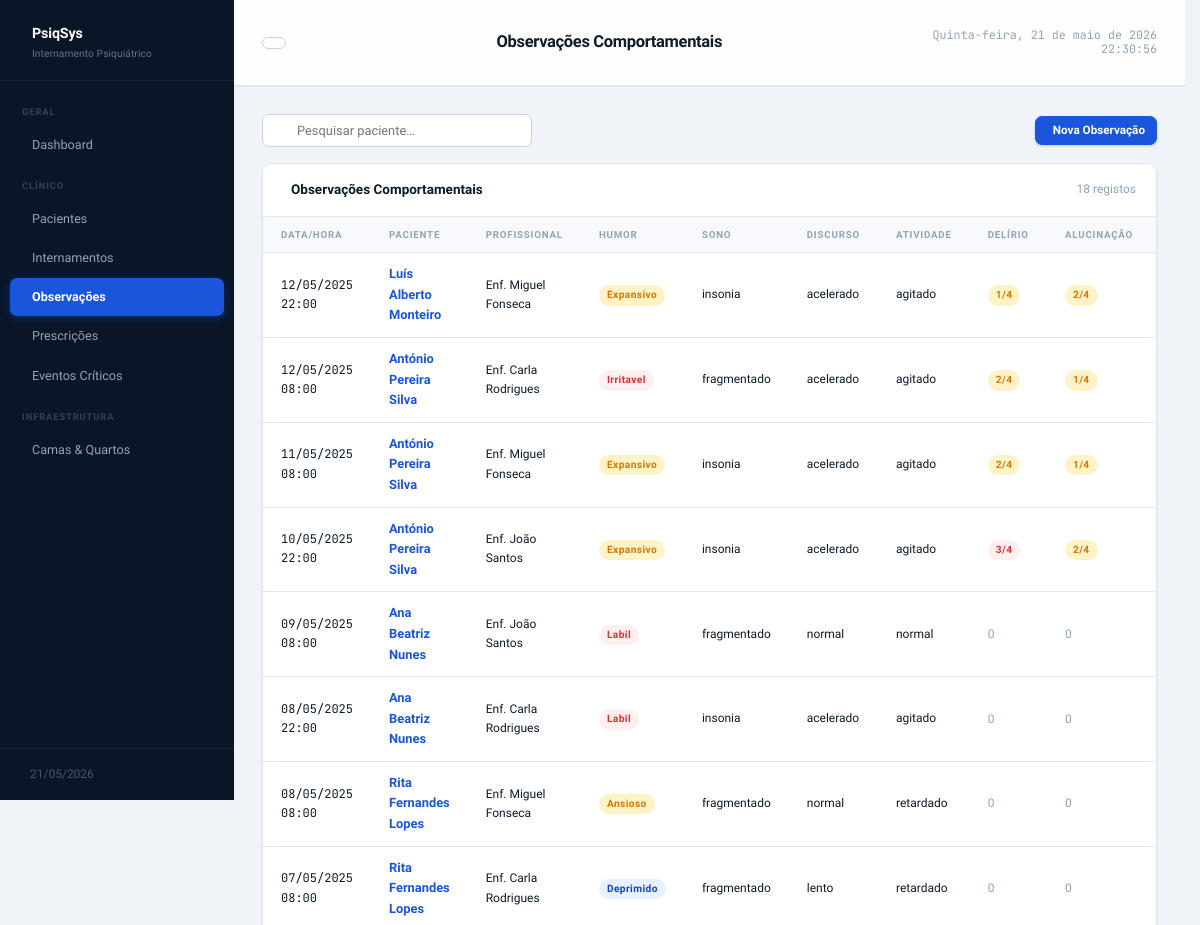
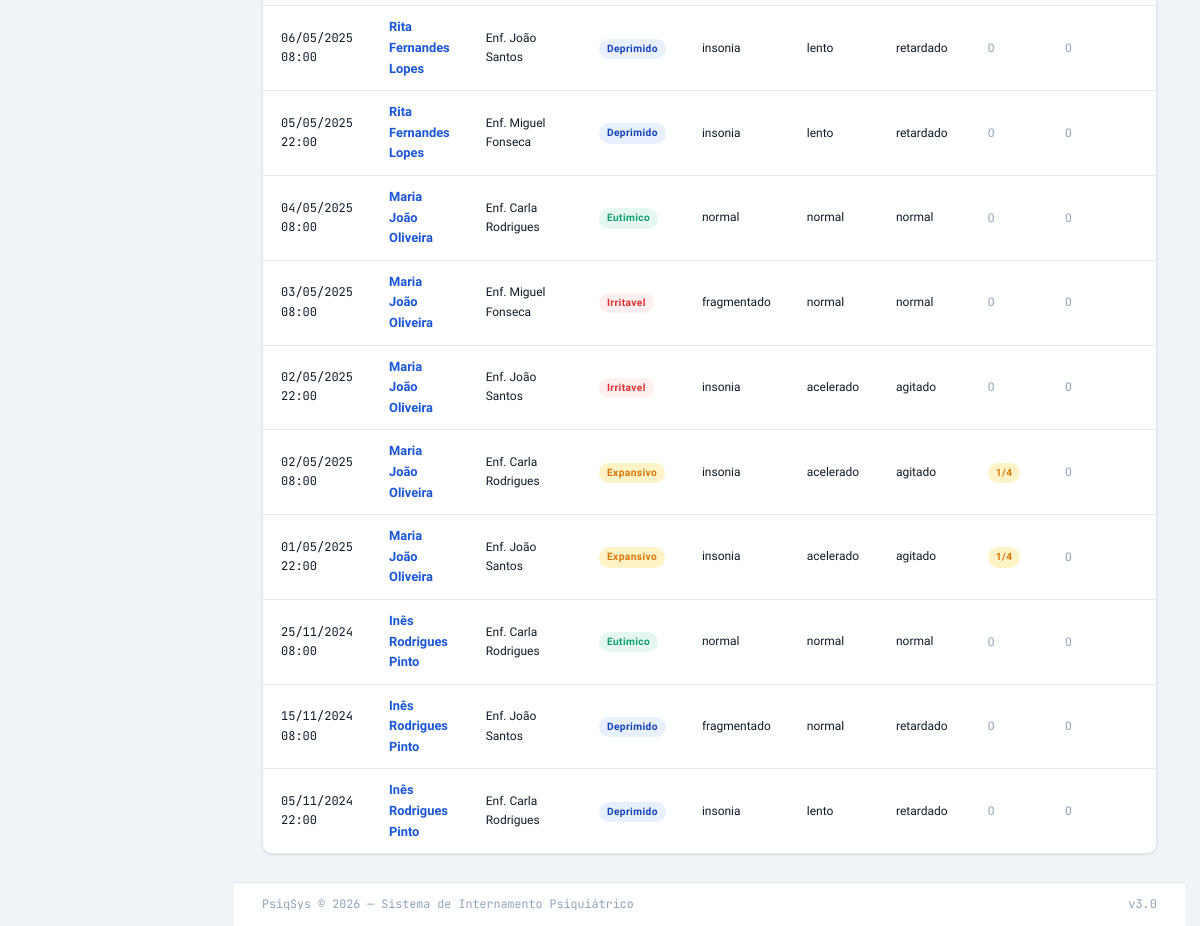
The page /observacoes.php on the database its author committed (2 pictures, top to bottom).
### tables this page shows
CREATE TABLE IF NOT EXISTS OBSERVACAO_COMPORTAMENTAL (
  id_observacao          INT       NOT NULL AUTO_INCREMENT,
  id_internamento        INT       NOT NULL,
  id_profissional        INT       NOT NULL,
  data_hora              DATETIME  NOT NULL,
  humor                  ENUM('eutimico','deprimido','expansivo','irritavel','ansioso','labil')
                         NOT NULL,
  sono                   ENUM('normal','insonia','hipersonia','fragmentado')
                         NOT NULL,
  discurso               ENUM('normal','acelerado','lento','incoerente','mutismo')
                         NOT NULL,
  atividade_psicomotora  ENUM('normal','agitado','retardado','catatónico')
                         NOT NULL,
  delirio                TINYINT   NOT NULL DEFAULT 0
                         COMMENT 'Escala 0-4 (0=ausente, 4=grave)',
  alucinacao             TINYINT   NOT NULL DEFAULT 0
                         COMMENT 'Escala 0-4 (0=ausente, 4=grave)',
  adesao_terapeutica     ENUM('total','parcial','recusa')
                         NOT NULL DEFAULT 'total',
  notas_clinicas         TEXT      NULL,
  PRIMARY KEY (id_observacao),
  CONSTRAINT fk_obs_internamento
    FOREIGN KEY (id_internamento) REFERENCES INTERNAMENTO (id_internamento)
    ON UPDATE CASCADE ON DELETE RESTRICT,
  CONSTRAINT fk_obs_profissional
    FOREIGN KEY (id_profissional) REFERENCES PROFISSIONAL (id_profissional)
    ON UPDATE CASCADE ON DELETE RESTRICT,
  CONSTRAINT chk_delirio
    CHECK (delirio BETWEEN 0 AND 4),
  CONSTRAINT chk_alucinacao
    CHECK (alucinacao BETWEEN 0 AND 4)
);

CREATE TABLE IF NOT EXISTS PACIENTE (
  id_paciente      INT          NOT NULL AUTO_INCREMENT,
  nome             VARCHAR(150) NOT NULL,
  data_nascimento  DATE         NOT NULL,
  num_utente       CHAR(9)      NOT NULL,
  contacto         VARCHAR(20)  NULL,
  morada           TEXT         NULL,
  ativo            BOOLEAN      NOT NULL DEFAULT TRUE,
  created_at       TIMESTAMP    NOT NULL DEFAULT CURRENT_TIMESTAMP,
  updated_at       TIMESTAMP    NOT NULL DEFAULT CURRENT_TIMESTAMP
                   ON UPDATE CURRENT_TIMESTAMP,
  PRIMARY KEY (id_paciente),
  UNIQUE KEY uk_num_utente (num_utente)
);

CREATE TABLE IF NOT EXISTS PROFISSIONAL (
  id_profissional  INT          NOT NULL AUTO_INCREMENT,
  nome             VARCHAR(150) NOT NULL,
  funcao           ENUM('medico','enfermeiro','psicologo','assistente_social','administrativo','ti')
                   NOT NULL,
  num_cedula       VARCHAR(20)  NOT NULL,
  created_at       TIMESTAMP    NOT NULL DEFAULT CURRENT_TIMESTAMP,
  updated_at       TIMESTAMP    NOT NULL DEFAULT CURRENT_TIMESTAMP
                   ON UPDATE CURRENT_TIMESTAMP,
  PRIMARY KEY (id_profissional),
  UNIQUE KEY uk_cedula (num_cedula)
);

### observacoes.php (the view, shortened to what this page needs)
<?php
require_once 'includes/db.php';
$search     = trim($_GET['q'] ?? '');
$where  = '1=1';
$params = [];
$rows = $pdo->prepare("
    SELECT o.*, p.nome AS paciente, pr.nome AS profissional,
           i.id_internamento
    FROM OBSERVACAO_COMPORTAMENTAL o
    JOIN INTERNAMENTO i ON i.id_internamento = o.id_internamento
    JOIN PACIENTE p ON p.id_paciente = i.id_paciente
    JOIN PROFISSIONAL pr ON pr.id_profissional = o.id_profissional
    WHERE $where
    ORDER BY o.data_hora DESC
    LIMIT 100
");
$rows->execute($params);
$rows = $rows->fetchAll();
require_once 'includes/header.php';
function humor_badge(string $h): string
{
    $map = ['eutimico' => 'green', 'deprimido' => 'blue', 'expansivo' => 'amber', 'irritavel' => 'red', 'ansioso' => 'amber', 'labil' => 'red'];
    return '<span class="badge badge-' . ($map[$h] ?? 'gray') . '">' . $h . '</span>';
}
function adesao_badge(string $a): string
{
    $map = ['total' => 'green', 'parcial' => 'amber', 'recusa' => 'red'];
    return '<span class="badge badge-' . ($map[$a] ?? 'gray') . '">' . $a . '</span>';
}
?>
<div class="flex items-center justify-between mb-4">
    <form method="get" style="display:flex;gap:8px;align-items:center">
        <div class="search-bar">
            <input type="text" name="q" placeholder="Pesquisar paciente…" value="<?= htmlspecialchars($search) ?>">
        </div>
    </form>
    <button class="btn btn-primary btn-sm" onclick="openModal('modal-novo')">
        <i class="ti ti-plus"></i> Nova Observação
    </button>
</div>
<div class="card">
    <div class="card-header">
        <span class="card-title"><i class="ti ti-clipboard-list"></i> Observações Comportamentais</span>
        <span class="text-sm text-muted"><?= count($rows) ?> registos</span>
    </div>
    <div class="table-wrap">
        <table>
            <thead>
                <tr>
                    <th>Data/Hora</th>
                    <th>Paciente</th>
                    <th>Profissional</th>
                    <th>Humor</th>
                    <th>Sono</th>
                    <th>Discurso</th>
                    <th>Atividade</th>
                    <th>Delírio</th>
                    <th>Alucinação</th>
                    <th>Adesão</th>
                </tr>
            </thead>
            <tbody>
                <?php foreach ($rows as $r): ?>
                    <tr>
                        <td class="mono text-sm"><?= date('d/m/Y H:i', strtotime($r['data_hora'])) ?></td>
                        <td>
                            <a href="internamento_detalhe.php?id=<?= $r['id_internamento'] ?>" class="fw-600">
                                <?= htmlspecialchars($r['paciente']) ?>
                            </a>
                        </td>
                        <td class="text-sm"><?= htmlspecialchars($r['profissional']) ?></td>
                        <td><?= humor_badge($r['humor']) ?></td>
                        <td class="text-sm"><?= $r['sono'] ?></td>
                        <td class="text-sm"><?= $r['discurso'] ?></td>
                        <td class="text-sm"><?= $r['atividade_psicomotora'] ?></td>
                        <td>
                            <?php if ($r['delirio'] > 0): ?>
                                <span class="badge badge-<?= $r['delirio'] >= 3 ? 'red' : 'amber' ?>"><?= $r['delirio'] ?>/4</span>
                            <?php else: ?><span class="text-muted text-sm">0</span><?php endif; ?>
                        </td>
                        <td>
                            <?php if ($r['alucinacao'] > 0): ?>
                                <span class="badge badge-<?= $r['alucinacao'] >= 3 ? 'red' : 'amber' ?>"><?= $r['alucinacao'] ?>/4</span>
                            <?php else: ?><span class="text-muted text-sm">0</span><?php endif; ?>
                        </td>
                        <td><?= adesao_badge($r['adesao_terapeutica']) ?></td>
                    </tr>
                <?php endforeach; ?>
            </tbody>
        </table>
    </div>
</div>
<?php require_once 'includes/footer.php'; ?>

### assets/css/style.css (style rules this page uses)
:root { --bg: #f0f4f8; --surface: #ffffff; --surface-2: #f7f9fc; --surface-3: #eef2f7; --border: #e1e7ef; --border-dark: #c8d3df; --primary: #1a56db; --primary-dark: #1343b8; --primary-light: #e8f0fe; --primary-hover: #1849c6; --text: #0d1b2a; --text-2: #3d5166; --text-3: #8fa3b8; --success: #0d9f6e; --success-bg: #e6f7f2; --warning: #d97706; --warning-bg: #fef3c7; --danger: #e03131; --danger-bg: #fff0f0; --info: #0284c7; --info-bg: #e0f2fe; --sidebar-w: 234px; --topbar-h: 86px; --radius: 10px; --radius-sm: 7px; --radius-xs: 5px; --shadow: 0 1px 3px rgba(13, 27, 42, .06), 0 1px 2px rgba(13, 27, 42, .04); --shadow-md: 0 4px 12px rgba(13, 27, 42, .08), 0 2px 4px rgba(13, 27, 42, .05); --shadow-lg: 0 10px 28px rgba(13, 27, 42, .12), 0 4px 8px rgba(13, 27, 42, .06); --font: 'Plus Jakarta Sans', sans-serif; --mono: 'JetBrains Mono', monospace; --ease: cubic-bezier(0.4, 0, 0.2, 1); --transition: .18s var(--ease); }
*, *::before, *::after { box-sizing: border-box; margin: 0; padding: 0; }
html { font-size: 15px; scrollbar-gutter: stable; }
body { font-family: var(--font); background: var(--bg); color: var(--text); line-height: 1.6; min-height: 100vh; overflow-x: hidden; -webkit-font-smoothing: antialiased; -moz-osx-font-smoothing: grayscale; }
a { color: var(--primary); text-decoration: none; transition: color var(--transition); }
.card { background: var(--surface); border: 1px solid var(--border); border-radius: var(--radius); box-shadow: var(--shadow); overflow: hidden; }
.card-header { padding: 15px 20px; border-bottom: 1px solid var(--border); display: flex; align-items: center; justify-content: space-between; gap: 12px; background: var(--surface); }
.card-title { font-size: .9rem; font-weight: 700; display: flex; align-items: center; gap: 8px; color: var(--text); }
.table-wrap { width: 100%; overflow-x: auto; }
table { width: 100%; min-width: 620px; border-collapse: collapse; font-size: .858rem; }
thead th { text-align: left; padding: 10px 18px; font-size: .65rem; font-weight: 700; letter-spacing: .08em; text-transform: uppercase; color: var(--text-3); background: var(--surface-2); border-bottom: 1px solid var(--border); white-space: nowrap; }
tbody td { padding: 11px 18px; border-bottom: 1px solid var(--border); color: var(--text); vertical-align: middle; }
tbody tr:last-child td { border-bottom: none; }
.badge { display: inline-flex; align-items: center; gap: 3px; padding: 2px 8px; border-radius: 20px; font-size: .68rem; font-weight: 700; letter-spacing: .04em; text-transform: capitalize; white-space: nowrap; }
.badge-blue { background: var(--primary-light); color: var(--primary-dark); }
.badge-green { background: var(--success-bg); color: var(--success); }
.badge-amber { background: var(--warning-bg); color: var(--warning); }
.badge-red { background: var(--danger-bg); color: var(--danger); }
.btn { display: inline-flex; align-items: center; gap: 6px; padding: 8px 16px; border-radius: var(--radius-sm); font-family: var(--font); font-size: .858rem; font-weight: 600; cursor: pointer; border: 1px solid transparent; transition: all var(--transition); line-height: 1.4; white-space: nowrap; user-select: none; text-decoration: none; }
.btn-primary { background: var(--primary); color: #fff; border-color: var(--primary); box-shadow: 0 1px 3px rgba(26, 86, 219, .25); }
.btn-sm { padding: 5px 11px; font-size: .78rem; }
.flex { display: flex; }
.items-center { align-items: center; }
.justify-between { justify-content: space-between; }
.mb-4 { margin-bottom: 16px; }
.text-sm { font-size: .8rem; }
.text-muted { color: var(--text-3); }
.mono { font-family: var(--mono); font-size: .8rem; }
.fw-600 { font-weight: 600; }
.search-bar { position: relative; width: 270px; }
.search-bar input { width: 100%; padding: 8px 12px 8px 34px; border: 1px solid var(--border-dark); border-radius: var(--radius-sm); font-family: var(--font); font-size: .858rem; background: var(--surface); color: var(--text); transition: border-color var(--transition), box-shadow var(--transition); }

### rows shown on the page
observacao_comportamental: data_hora "12/05/2025 22:00", paciente.nome "Luís Alberto Monteiro", id_profissional.nome "Enf. Miguel Fonseca", humor "Expansivo", sono "insonia", discurso "acelerado", atividade_psicomotora "agitado", delirio "1", alucinacao "2"
observacao_comportamental: data_hora "12/05/2025 08:00", paciente.nome "António Pereira Silva", id_profissional.nome "Enf. Carla Rodrigues", humor "Irritavel", sono "fragmentado", discurso "acelerado", atividade_psicomotora "agitado", delirio "2", alucinacao "1"
observacao_comportamental: data_hora "11/05/2025 08:00", paciente.nome "António Pereira Silva", id_profissional.nome "Enf. Miguel Fonseca", humor "Expansivo", sono "insonia", discurso "acelerado", atividade_psicomotora "agitado", delirio "2", alucinacao "1"
observacao_comportamental: data_hora "10/05/2025 22:00", paciente.nome "António Pereira Silva", id_profissional.nome "Enf. João Santos", humor "Expansivo", sono "insonia", discurso "acelerado", atividade_psicomotora "agitado", delirio "3", alucinacao "2"
observacao_comportamental: data_hora "09/05/2025 08:00", paciente.nome "Ana Beatriz Nunes", id_profissional.nome "Enf. João Santos", humor "Labil", sono "fragmentado", discurso "normal", atividade_psicomotora "normal", delirio "0", alucinacao "0"
observacao_comportamental: data_hora "08/05/2025 22:00", paciente.nome "Ana Beatriz Nunes", id_profissional.nome "Enf. Carla Rodrigues", humor "Labil", sono "insonia", discurso "acelerado", atividade_psicomotora "agitado", delirio "0", alucinacao "0"
observacao_comportamental: data_hora "08/05/2025 08:00", paciente.nome "Rita Fernandes Lopes", id_profissional.nome "Enf. Miguel Fonseca", humor "Ansioso", sono "fragmentado", discurso "normal", atividade_psicomotora "retardado", delirio "0", alucinacao "0"
observacao_comportamental: data_hora "07/05/2025 08:00", paciente.nome "Rita Fernandes Lopes", id_profissional.nome "Enf. Carla Rodrigues", humor "Deprimido", sono "fragmentado", discurso "lento", atividade_psicomotora "retardado", delirio "0", alucinacao "0"
observacao_comportamental: data_hora "06/05/2025 08:00", paciente.nome "Rita Fernandes Lopes", id_profissional.nome "Enf. João Santos", humor "Deprimido", sono "insonia", discurso "lento", atividade_psicomotora "retardado", delirio "0", alucinacao "0"
observacao_comportamental: data_hora "05/05/2025 22:00", paciente.nome "Rita Fernandes Lopes", id_profissional.nome "Enf. Miguel Fonseca", humor "Deprimido", sono "insonia", discurso "lento", atividade_psicomotora "retardado", delirio "0", alucinacao "0"
observacao_comportamental: data_hora "04/05/2025 08:00", paciente.nome "Maria João Oliveira", id_profissional.nome "Enf. Carla Rodrigues", humor "Eutimico", sono "normal", discurso "normal", atividade_psicomotora "normal", delirio "0", alucinacao "0"
observacao_comportamental: data_hora "03/05/2025 08:00", paciente.nome "Maria João Oliveira", id_profissional.nome "Enf. Miguel Fonseca", humor "Irritavel", sono "fragmentado", discurso "normal", atividade_psicomotora "normal", delirio "0", alucinacao "0"
observacao_comportamental: data_hora "02/05/2025 22:00", paciente.nome "Maria João Oliveira", id_profissional.nome "Enf. João Santos", humor "Irritavel", sono "insonia", discurso "acelerado", atividade_psicomotora "agitado", delirio "0", alucinacao "0"
observacao_comportamental: data_hora "02/05/2025 08:00", paciente.nome "Maria João Oliveira", id_profissional.nome "Enf. Carla Rodrigues", humor "Expansivo", sono "insonia", discurso "acelerado", atividade_psicomotora "agitado", delirio "1", alucinacao "0"
observacao_comportamental: data_hora "01/05/2025 22:00", paciente.nome "Maria João Oliveira", id_profissional.nome "Enf. João Santos", humor "Expansivo", sono "insonia", discurso "acelerado", atividade_psicomotora "agitado", delirio "1", alucinacao "0"
observacao_comportamental: data_hora "25/11/2024 08:00", paciente.nome "Inês Rodrigues Pinto", id_profissional.nome "Enf. Carla Rodrigues", humor "Eutimico", sono "normal", discurso "normal", atividade_psicomotora "normal", delirio "0", alucinacao "0"
observacao_comportamental: data_hora "15/11/2024 08:00", paciente.nome "Inês Rodrigues Pinto", id_profissional.nome "Enf. João Santos", humor "Deprimido", sono "fragmentado", discurso "normal", atividade_psicomotora "retardado", delirio "0", alucinacao "0"
observacao_comportamental: data_hora "05/11/2024 22:00", paciente.nome "Inês Rodrigues Pinto", id_profissional.nome "Enf. Carla Rodrigues", humor "Deprimido", sono "insonia", discurso "lento", atividade_psicomotora "retardado", delirio "0", alucinacao "0"

### other values the page prints
$titulo_pagina "Observações Comportamentais"
count($rows) "18"
